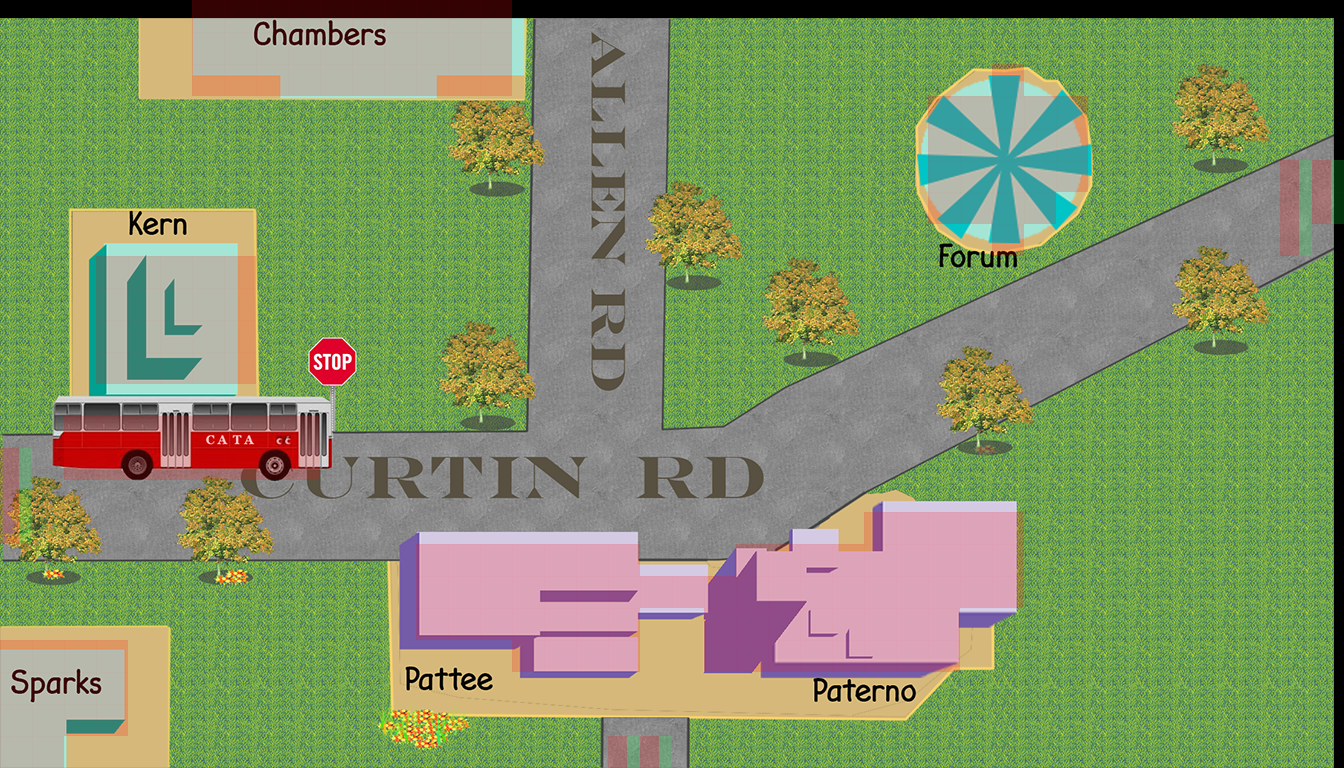

This game map was drawn from its Tiled (.tmx) file and the tilesets committed beside it. A one-line description and the trimmed map source follow:
An orthogonal 42x24 tile map with 32x32 px tiles, 2 tile layers (Tile Layer 1, building), 2 tilesets.

<map version="1.0" orientation="orthogonal" renderorder="right-down" width="42" height="24" tilewidth="32" tileheight="32" nextobjectid="1">
 <tileset firstgid="1" name="Pattee" tilewidth="32" tileheight="32">
  <image source="Pattee.png" width="1344" height="768" />
 </tileset>
 <tileset firstgid="1009" name="meta_tiles" tilewidth="32" tileheight="32" spacing="1" margin="1">
  <image source="meta_tiles.png" width="67" height="34" />
  <tile id="0">
   <properties>
    <property name="collision" value="false" />
   </properties>
  </tile>
  <tile id="1">
   <properties>
    <property name="collision" value="true" />
   </properties>
  </tile>
 </tileset>
 <layer name="Tile Layer 1" width="42" height="24">
  <data>[1008 cells, 1008 non-empty, 1008 distinct tile ids]</data>
 </layer>
 <layer name="building" width="42" height="24">
  <data>[1008 cells, 178 non-empty, 2 distinct tile ids]</data>
 </layer>
</map>